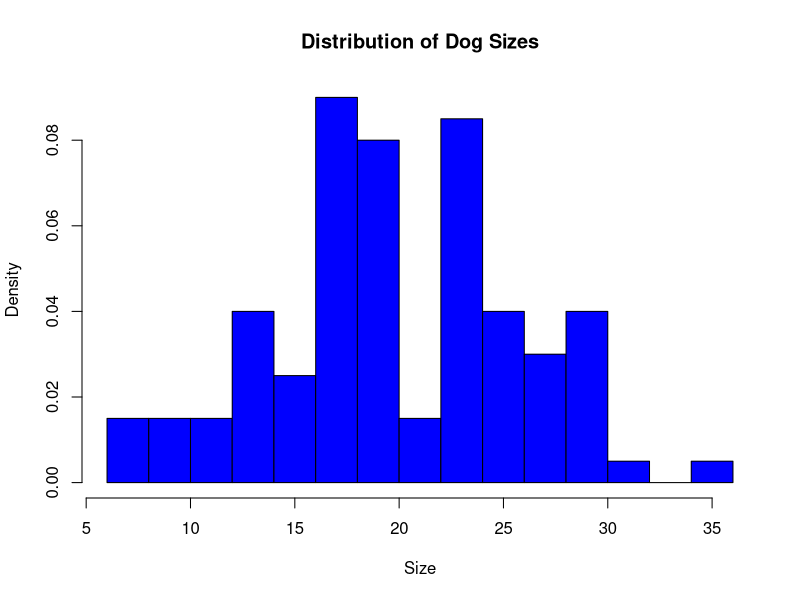
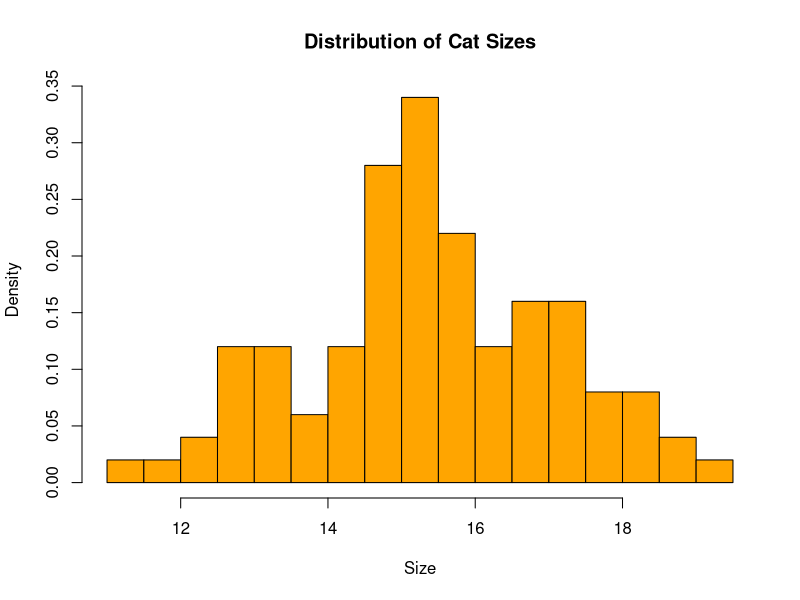
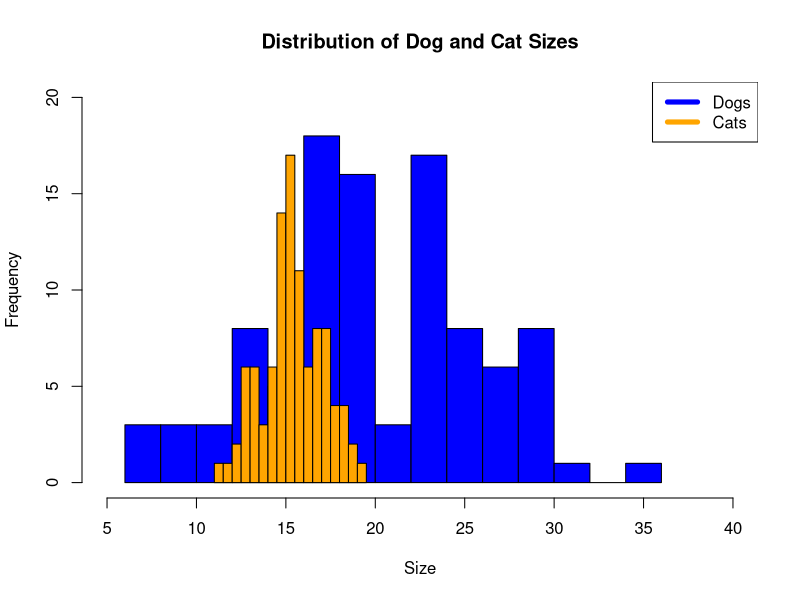

R code for these plots, in order:
## ---- chunk 1
knitr::opts_chunk$set(echo = TRUE)
knitr::opts_chunk$set(warning = FALSE, message = FALSE) 
## ---- chunk 2
# Installing and loading libraries 
library(tidyverse)
library(dplyr)
library(ggplot2)
## ---- chunk 3
#nothing is ever truly random when "randomly" generated on a computer - always pseudo random
#set.seed(124) #can be used to get the same "random" sample consistently 
dog_mu = 20
dog_sigma = 5
dog_sample = rnorm(100,dog_mu,dog_sigma)
cat_mu = 15
cat_sigma = 2
cat_sample = rnorm(100,cat_mu,cat_sigma)

#random R tip #1: to view any variable, highlight it and Cmd+enter/Ctrl+enter 

#summarizing our data  
dog_mean <- mean(dog_sample)
dog_sd <- sd(dog_sample)

cat_mean <- mean(cat_sample)
cat_sd <- sd(cat_sample)

#visualizing data 
hist_dog <- hist(dog_sample,
main="Distribution of Dog Sizes",
xlab="Size",
col="blue",
alpha = 0.6, 
freq=FALSE,
breaks = 20
)
hist_cat <- hist(cat_sample,
main="Distribution of Cat Sizes",
xlab="Size",
col="orange",
alpha = 0.4, 
freq=FALSE,
breaks = 20
)

#in the same plot 
plot(hist_dog, xlim = c(5, 40), ylim = c(0,20), col = "blue", main = "Distribution of Dog and Cat Sizes", xlab = "Size") + plot(hist_cat, add = TRUE, col = "orange")
legend("topright", c("Dogs", "Cats"), col=c("blue", "Orange"), lwd=5)

## ---- chunk 4
#The Independent two sample t-test 
t.test(dog_sample,cat_sample,var.equal = TRUE)

#The Welch's t-test
t.test(dog_sample,cat_sample,var.equal = FALSE)
## ---- chunk 5
# Run the Shapiro-Wilk test for normality here 
## ---- chunk 6

## ---- chunk 7
#t-test
